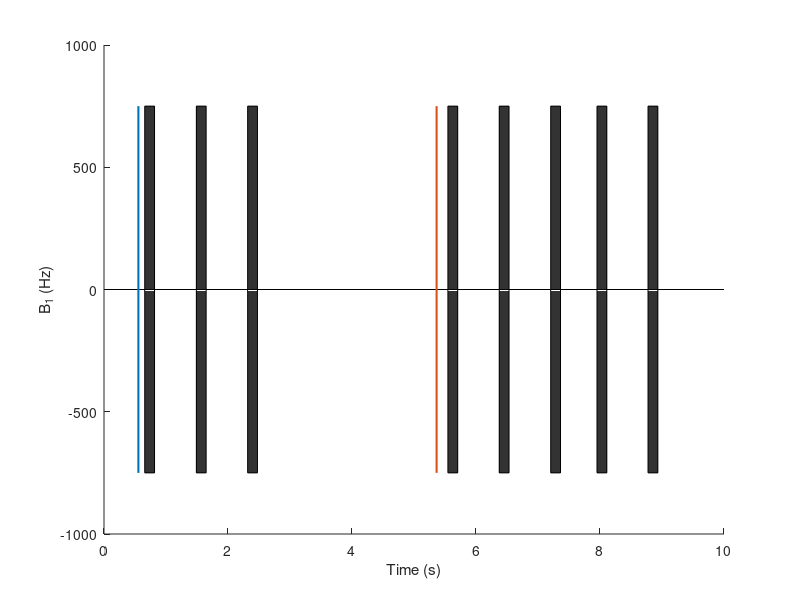

This chart was generated by the following MATLAB code: (Note: this script raises an error after producing the figure.)
clear all;
close all;
%% Fig. A
addpath('../lib_EPGX/')
addpath('../EPGX-src/')
TI_array = [102, 182, 935, 1010, 1762, 1840, 2587, 3410];
figure();
b1 = 750;
TR = 2.4;
PhaseEnc = 60;
num_rampup = 5;
restore_pulse = 1;
HR = 60*1000/(((TI_array(8) - TI_array(7)) + (TI_array(7) - TI_array(6)) + (TI_array(6) - TI_array(4)) + ...
    (TI_array(4) - TI_array(2)) + (TI_array(5) - TI_array(3)) + (TI_array(3) - TI_array(1))) / 6);
window = round(60*1000 / HR);
acq_win = TR*(PhaseEnc+num_rampup+restore_pulse);
trigger = window-TI_array(1)-acq_win;
line([0,10],[0,0],'Color', 'black')
hold on;
plot([trigger trigger]/1000, [-b1 b1], 'LineWidth', 1.5)

% 3 bSSFP readout
rectangle('Position', [(window-acq_win)/1000 -b1 acq_win/1000 b1*2], 'FaceColor',[0.2 0.2 0.2])
rectangle('Position', [(trigger+TI_array(3))/1000 -b1 acq_win/1000 b1*2], 'FaceColor',[0.2 0.2 0.2])
rectangle('Position', [(trigger+TI_array(5))/1000 -b1 acq_win/1000 b1*2], 'FaceColor',[0.2 0.2 0.2])

% 3 recovery time
% 5 bSSFP readout
trigger2 = 7 * window - TI_array(2) - acq_win;
plot([trigger2 trigger2]/1000, [-b1 b1], 'LineWidth', 1.5)
rectangle('Position', [(7*window-acq_win)/1000 -b1 acq_win/1000 b1*2], 'FaceColor',[0.2 0.2 0.2])
rectangle('Position', [(trigger2+TI_array(4))/1000 -b1 acq_win/1000 b1*2], 'FaceColor',[0.2 0.2 0.2])
rectangle('Position', [(trigger2+TI_array(6))/1000 -b1 acq_win/1000 b1*2], 'FaceColor',[0.2 0.2 0.2])
rectangle('Position', [(trigger2+TI_array(7))/1000 -b1 acq_win/1000 b1*2], 'FaceColor',[0.2 0.2 0.2])
rectangle('Position', [(trigger2+TI_array(8))/1000 -b1 acq_win/1000 b1*2], 'FaceColor',[0.2 0.2 0.2])

xlabel('Time (s)')
ylabel('B_1 (Hz)')
%% Fig. B (without MT)
TI_array = [102, 935, 1762, 182, 1010, 1840, 2587, 3410];
npulse = 60 + num_rampup; % Single-shot 
% A final half-alpha 'restore pulse' to return the magnetization into Mz
t_delay = TI_array(1); % TI = 650 ms
flip = 180; % prep flip angle = 180 degree
alpha = 35;
T1_bound = 1000;
T2_bound = 8.5e-3;
T1 = 1133.2;
T2 = 35;

prep = struct;
prep.flip = d2r(flip);
prep.t_delay = t_delay;
Mz0 = 1;
TD = trigger; % ms

[t_total, Mz_total_total, t_readout, Mxy_readout] = seq_T1MOLLI_noMT(TI_array, TD, npulse, T1, T2,...
    alpha, TR, prep, num_rampup, Mz0, restore_pulse, trigger, trigger2);
[tr_total, Mzr_total_total, tr_readout, Mxyr_readout] = seq_T1MOLLI_noMT(TI_array, TD, npulse, T1_bound, T2_bound,...
    alpha, TR, prep, num_rampup, Mz0, restore_pulse, trigger, trigger2);
%% Plot for Fig. B
figure();
plot(t_total/1000, Mz_total_total, 'LineWidth', 2)
hold on;
plot(tr_total/1000, Mzr_total_total, '-.', 'LineWidth', 2)

legend({'Remote Free (no MT)', 'Remote Bound (no MT)'});
xlabel('Time (s)'); ylabel('M_z/M_0')
grid on;
xlim([0 10]);
%% Fig. C (with MT)
npulse = 60 + num_rampup;
gam = 267.5221 *1e-3; % rad /ms /uT

MT_para_remote = struct;
MT_para_remote.T1x = [T1 T1];
MT_para_remote.T2x = [T2, 8.1e-3];
% MT_para_remote.b1sqrdtau_array = b1sqrdtau_array;
MT_para_remote.F = 0.097;
MT_para_remote.Kf = 5.2e-3;
MT_para_remote.trf = 0.600; % ms

MT_prep = struct;
MT_prep.flip = d2r(flip);
MT_prep.t_delay = t_delay;
% Assuming pulse duration is 20 ms
trf_prep = 20.00;
alpha_inv = 180;
MT_prep.B1SqrdTau = (d2r(alpha_inv)./(trf_prep.*gam)).^2.*trf_prep; 

M0_remote = [0 0 1-MT_para_remote.F MT_para_remote.F]';

[t_total, Mzmt_total_total, t_readout_mt, Mxy_readout_mt] = seq_T1MOLLI_MT(TI_array, TD, npulse,...
    alpha, TR, MT_para_remote, MT_prep, num_rampup, M0_remote, restore_pulse, trigger, trigger2);

%% Plot for Fig. C
figure();
plot(t_total/1000, Mz_total_total, 'LineWidth', 2)
hold on;
plot(t_total/1000, Mzmt_total_total, '-.', 'LineWidth', 2)

legend({'Free pool no MT', 'Free pool with MT'});
xlabel('Time (s)'); ylabel('M_z/M_0')
grid on;

%% Fig. D
TI_array = sort(TI_array)+ TR * (npulse - num_rampup) / 2; % + TR * (npulse - num_rampup) / 2
Mxy_readout_array_mt = Mxy_readout_mt;
Mxy_readout_array_mt(1) = -Mxy_readout_mt(1);
Mxy_readout_array_mt(2) = -Mxy_readout_mt(4);
Mxy_readout_array_mt(3) = Mxy_readout_mt(2);
Mxy_readout_array_mt(4) = Mxy_readout_mt(5);
Mxy_readout_array_mt(5) = Mxy_readout_mt(3);
Mxy_readout_array = Mxy_readout;
Mxy_readout_array(1) = -Mxy_readout(1);
Mxy_readout_array(2) = -Mxy_readout(4);
Mxy_readout_array(3) = Mxy_readout(2);
Mxy_readout_array(4) = Mxy_readout(5);
Mxy_readout_array(5) = Mxy_readout(3);
figure();
plot(TI_array/1000, Mxy_readout_array, 'o-', 'LineWidth', 1.5)
hold on;
plot(TI_array/1000, Mxy_readout_array_mt, 'x-', 'LineWidth', 1.5)

legend({'Singal no MT', 'Signal with MT'}, 'Location', 'SouthEast');
xlabel('TI (s)'); ylabel('Signal')
grid on;

%% Put it into one Figure
figure('Renderer', 'painters', 'Position', [200 200 1350 900]);
subplot(2,2,1)
line([0,10],[0,0],'Color', 'black')
hold on;
plot([trigger trigger]/1000, [-b1 b1], 'LineWidth', 1.5)


% 3 bSSFP readout
rectangle('Position', [(window-acq_win)/1000 -b1 acq_win/1000 b1*2], 'FaceColor',[0.2 0.2 0.2])
rectangle('Position', [(trigger+TI_array(3))/1000 -b1 acq_win/1000 b1*2], 'FaceColor',[0.2 0.2 0.2])
rectangle('Position', [(trigger+TI_array(5))/1000 -b1 acq_win/1000 b1*2], 'FaceColor',[0.2 0.2 0.2])

% 3 recovery time
% 5 bSSFP readout
plot([trigger2 trigger2]/1000, [-b1 b1], 'LineWidth', 1.5)
rectangle('Position', [(7*window-acq_win)/1000 -b1 acq_win/1000 b1*2], 'FaceColor',[0.2 0.2 0.2])
rectangle('Position', [(trigger2+TI_array(4))/1000 -b1 acq_win/1000 b1*2], 'FaceColor',[0.2 0.2 0.2])
rectangle('Position', [(trigger2+TI_array(6))/1000 -b1 acq_win/1000 b1*2], 'FaceColor',[0.2 0.2 0.2])
rectangle('Position', [(trigger2+TI_array(7))/1000 -b1 acq_win/1000 b1*2], 'FaceColor',[0.2 0.2 0.2])
rectangle('Position', [(trigger2+TI_array(8))/1000 -b1 acq_win/1000 b1*2], 'FaceColor',[0.2 0.2 0.2])
xlabel('Time (s)')

ylabel('B_1 (Hz)')
set(gca,'FontSize',16)

subplot(2,2,2)
plot(t_total/1000, Mz_total_total, 'LineWidth', 2)
hold on;
plot(tr_total/1000, Mzr_total_total, '-.', 'LineWidth', 2)
legend({'Remote Free (no MT)', 'Remote Bound (no MT)'}, 'Location', 'SouthEast');
xlabel('Time (s)'); ylabel('M_z/M_0')
grid on;
xlim([0 10])
set(gca,'FontSize',16)

subplot(2,2,3)
plot(t_total/1000, Mz_total_total, 'LineWidth', 2)
hold on;
plot(t_total/1000, Mzmt_total_total, '-.', 'LineWidth', 2)
legend({'Free pool no MT', 'Free pool with MT'}, 'Location', 'SouthEast');
xlabel('Time (s)'); ylabel('M_z/M_0')
grid on;
set(gca,'FontSize',16)

subplot(2,2,4)
plot(TI_array/1000, Mxy_readout_array, 'o-', 'LineWidth', 1.5)
hold on;
plot(TI_array/1000, Mxy_readout_array_mt, 'x-', 'LineWidth', 1.5)
legend({'Singal no MT', 'Signal with MT'}, 'Location', 'SouthEast');
xlabel('TI (s)'); ylabel('Signal')
grid on;
set(gca,'FontSize',16)

%% Exp fitting
x=TI_array';
y=Mxy_readout_array.';
g = fittype('a-b*exp(-c*x)');
f0 = fit(x,y,g,'StartPoint',[.5;.5; 0.001]);
xx = linspace(1,3500,100);
figure()
plot(x,y,'o',xx,f0(xx),'b-', 'LineWidth', 1.5);

coef = coeffvalues(f0);
native_t1_noMT = 1/coef(3) * (coef(2) / coef(1) - 1)

x=TI_array';
y=Mxy_readout_array_mt.';
g = fittype('a-b*exp(-c*x)');
f0 = fit(x,y,g,'StartPoint',[.5;.5; 0.001]);
xx = linspace(1,3500,100);
hold on;
plot(x,y,'x',xx,f0(xx),'r-', 'LineWidth', 1.5);
grid on;
legend({'Singal no MT','', 'Signal with MT',''}, 'Location', 'SouthEast');coef = coeffvalues(f0);
native_t1_MT = 1/coef(3) * (coef(2) / coef(1) - 1)
xlabel('TI (s)'); ylabel('Signal')

%% Fig. C (with MT)
TI_array = [102, 182, 935, 1010, 1762, 1840, 2587, 3410];
trigger = window-TI_array(1)-acq_win;
trigger2 = 7 * window - TI_array(2) - acq_win;
TI_array = [102, 935, 1762, 182, 1010, 1840, 2587, 3410];

npulse = 60 + num_rampup;
gam = 267.5221 *1e-3; % rad /ms /uT

MT_para_remote = struct;
MT_para_remote.T1x = [T1 T1];
MT_para_remote.T2x = [T2, 8.1e-3];
% MT_para_remote.b1sqrdtau_array = b1sqrdtau_array;
MT_para_remote.F = 0.097;
MT_para_remote.Kf = 5.2e-3;
MT_para_remote.trf = 0.600; % ms

T1_mi = 1384.7;
T2_mi = 34;
MT_para_mi = struct;
MT_para_mi.T1x = [T1_mi T1_mi];
MT_para_mi.T2x = [T2_mi, 8.1e-3];
% MT_para_remote.b1sqrdtau_array = b1sqrdtau_array;
MT_para_mi.F = 0.2;
MT_para_mi.Kf = 20e-3;
MT_para_mi.trf = 0.600; % ms

MT_prep = struct;
MT_prep.flip = d2r(flip);
MT_prep.t_delay = t_delay;
% Assuming pulse duration is 20 ms
trf_prep = 20.00;
alpha_inv = 180;
MT_prep.B1SqrdTau = (d2r(alpha_inv)./(trf_prep.*gam)).^2.*trf_prep; 

M0_remote = [0 0 1-MT_para_remote.F MT_para_remote.F]';
M0_mi = [0 0 1-MT_para_mi.F MT_para_mi.F]';
[t_total, Mzmt_total_total, t_readout_mt, Mxy_readout_mt] = seq_T1MOLLI_MT(TI_array, TD, npulse,...
    alpha, TR, MT_para_remote, MT_prep, num_rampup, M0_remote, restore_pulse, trigger, trigger2);
[t_total, Mzmi_total_total, t_readout_mi, Mxy_readout_mi] = seq_T1MOLLI_MT(TI_array, TD, npulse,...
    alpha, TR, MT_para_mi, MT_prep, num_rampup, M0_mi, restore_pulse, trigger, trigger2);
%% Plot for Fig. C
figure();
plot(t_total/1000, Mzmt_total_total, 'LineWidth', 2)
hold on;
plot(t_total/1000, Mzmi_total_total, '-.', 'LineWidth', 2)

legend({'Remote with MT', 'MI with MT'});
xlabel('Time (s)'); ylabel('M_z/M_0')
grid on;
%% Fig. D
TI_array = sort(TI_array)+ TR * (npulse - num_rampup) / 2; % + TR * (npulse - num_rampup) / 2
Mxy_readout_array_mt = Mxy_readout_mt;
Mxy_readout_array_mt(1) = -Mxy_readout_mt(1);
Mxy_readout_array_mt(2) = -Mxy_readout_mt(4);
Mxy_readout_array_mt(3) = Mxy_readout_mt(2);
Mxy_readout_array_mt(4) = Mxy_readout_mt(5);
Mxy_readout_array_mt(5) = Mxy_readout_mt(3);
Mxy_readout_array = Mxy_readout_mi;
Mxy_readout_array(1) = -Mxy_readout_mi(1);
Mxy_readout_array(2) = -Mxy_readout_mi(4);
Mxy_readout_array(3) = Mxy_readout_mi(2);
Mxy_readout_array(4) = Mxy_readout_mi(5);
Mxy_readout_array(5) = Mxy_readout_mi(3);
figure();
plot(TI_array/1000, Mxy_readout_array_mt, 'x-', 'LineWidth', 1.5)
hold on;
plot(TI_array/1000, Mxy_readout_array, 'o-', 'LineWidth', 1.5)
legend({'MI with MT', 'Remote with MT'}, 'Location', 'SouthEast');
xlabel('TI (s)'); ylabel('Signal')
grid on;
%% Exp fitting
x=TI_array';
y=Mxy_readout_array.';
g = fittype('a-b*exp(-c*x)');
f0 = fit(x,y,g,'StartPoint',[.5;.5; 0.001]);
xx = linspace(1,3500,100);
figure()
plot(x,y,'o',xx,f0(xx),'b-', 'LineWidth', 1.5);

coef = coeffvalues(f0);
native_t1_mi_MT = 1/coef(3) * (coef(2) / coef(1) - 1)

x=TI_array';
y=Mxy_readout_array_mt.';
g = fittype('a-b*exp(-c*x)');
f0 = fit(x,y,g,'StartPoint',[.5;.5; 0.001]);
xx = linspace(1,3500,100);
hold on;
plot(x,y,'x',xx,f0(xx),'r-', 'LineWidth', 1.5);
grid on;
legend({'MI with MT','', 'Remote with MT',''}, 'Location', 'SouthEast');coef = coeffvalues(f0);
native_t1_remote_MT = 1/coef(3) * (coef(2) / coef(1) - 1)
xlabel('TI (s)'); ylabel('Signal')